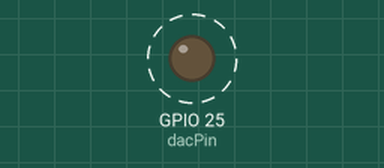
Bench run of a program on a simulated ESP32. Parts: output pins drawn as LEDs (lit = HIGH). Dashed ring = blinking.

Above: at 0.05 s.
Timing chart, 0 to 3.0 s (numbered marks = the images above):
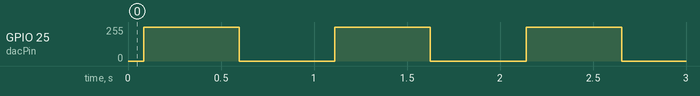

The program:

main.cpp
```cpp
#include <Arduino.h>
#include <math.h>

// Definiere den DAC-Pin (hier GPIO25)
const int dacPin = 25; // Kann auch auf 26 gesetzt werden

// Parameter für die Sinuswelle
const float frequency = 1.0;    // Frequenz der Sinuswelle in Hz
const int amplitude = 255;      // Amplitude der Sinuswelle (0-255 für 8-Bit DAC)
const int offset = 128;         // Offset, um die Welle in den positiven Bereich zu verschieben
const float samplingRate = 1000; // Abtastrate in Hz

// Variablen für die Zeit
unsigned long lastTime = 0;
float time = 0;

void setup() {
  // Setze den DAC-Pin auf Output
  pinMode(dacPin, OUTPUT);
}

void loop() {
  unsigned long currentMillis = millis();

  // Berechne den Sinuswert
  if (currentMillis - lastTime >= (1000 / samplingRate)) {
    lastTime = currentMillis;

    // Berechne den Sinuswert und skaliere ihn auf den Bereich [0, 255]
    float sineValue = amplitude * sin(2 * PI * frequency * time) + offset;

    // Ausgabe des Sinuswerts auf den DAC
    dacWrite(dacPin, (int)sineValue);

    // Erhöhe die Zeit für den nächsten Zyklus
    time += 1.0 / samplingRate;
  }
}
```

Measured:
- by itself, GPIO 25 (dacPin): alternates 255/255 for 0.51 s and 0/255 for 0.51 s
